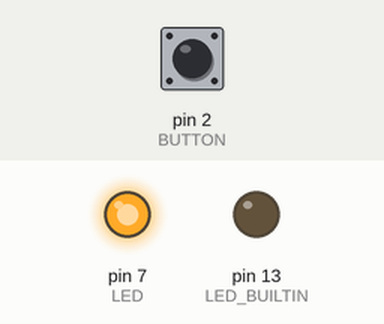
Recording of a sketch running on a simulated Arduino Uno, built with avr-gcc and run on an emulated ATmega328P. Shown: output pins drawn as LEDs (lit = HIGH). The inputs (shaded band) are chosen by the test bench; at power-on: pin 2 (BUTTON) LOW. What the sketch prints to the serial monitor is not drawn.

Above: at 1.2 s.
1.3 s: pin 2 (BUTTON) pulled HIGH for 0.15 s
At 1.37 s:
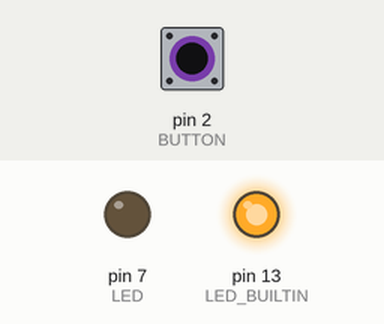
2.9 s: pin 2 (BUTTON) pulled HIGH for 3.2 s
At 7.4 s:
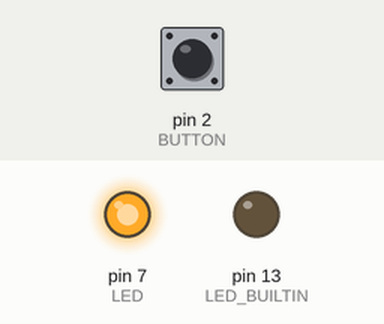
Timing chart, 0 to 8.9 s (numbered marks = the images above; inputs shaded):
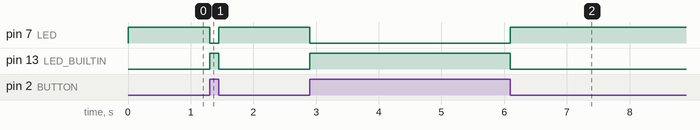

The sketch:

sketch_sep8d.ino
```cpp
const int BUTTON = 2;
const int LED = 7;
int pre_state;

void setup() {
  // put your setup code here, to run once:
  Serial.begin(9600);
  pinMode(LED_BUILTIN, OUTPUT);
  pinMode(LED, OUTPUT);
  pinMode(BUTTON, INPUT);

  digitalWrite(LED, HIGH);
  pre_state = LOW;
}

void loop() {
  // put your main code here, to run repeatedly:
  int input = digitalRead(BUTTON);

  if (input == HIGH)
  {
    digitalWrite(LED_BUILTIN, HIGH);
    digitalWrite(LED, LOW);
    if (pre_state == LOW)
      Serial.println("버튼 누름");
  }
  else
  {
    digitalWrite(LED_BUILTIN, LOW);
    digitalWrite(LED, HIGH);
    if (pre_state == HIGH)
      Serial.println("버튼 뗌");
  }

  pre_state = input;
}
```

Measured:
- after the input at 1.3 s, pin 7 (LED): HIGH → LOW at once, → HIGH 0.15 s later; pin 13 (LED_BUILTIN): LOW → HIGH at once, → LOW 0.15 s later
- after the input at 2.9 s, pin 7 (LED): HIGH → LOW at once, → HIGH 3.2 s later; pin 13 (LED_BUILTIN): LOW → HIGH at once, → LOW 3.2 s later
